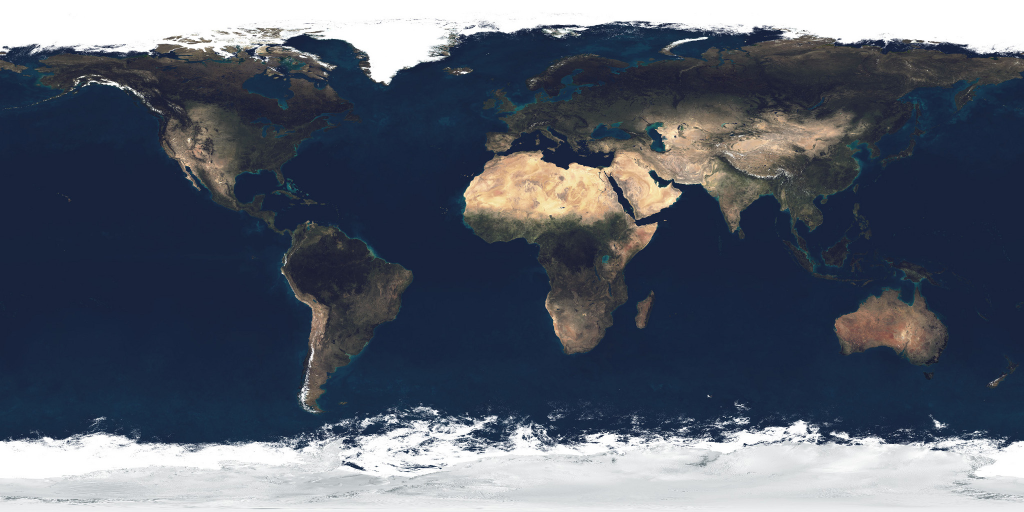
#> input picture dieweltohne/folge06_gta/data/earth/earth_atmos_2048.jpg, 2048 x 1024 px (shown at 1/2 size)
$ python thumbnail.py ../folge06_gta/data/earth/earth_atmos_2048.jpg out.png
#> lines starting #> are read from the running program, lines starting #| are printed output that depends on the picture
# Erzeugt thumbnail.jpg (1080x1920) aus einem sauberen Einzelbild (src/still.js) mit großer Schrift.
# python3 thumbnail.py clean_2220.png
import sys
from PIL import Image, ImageDraw, ImageFont, ImageFilter, ImageEnhance
F = '/usr/share/fonts/opentype/inter/'
W, H = 1080, 1920
img = Image.open(sys.argv[1]).convert('RGB').resize((W, H))
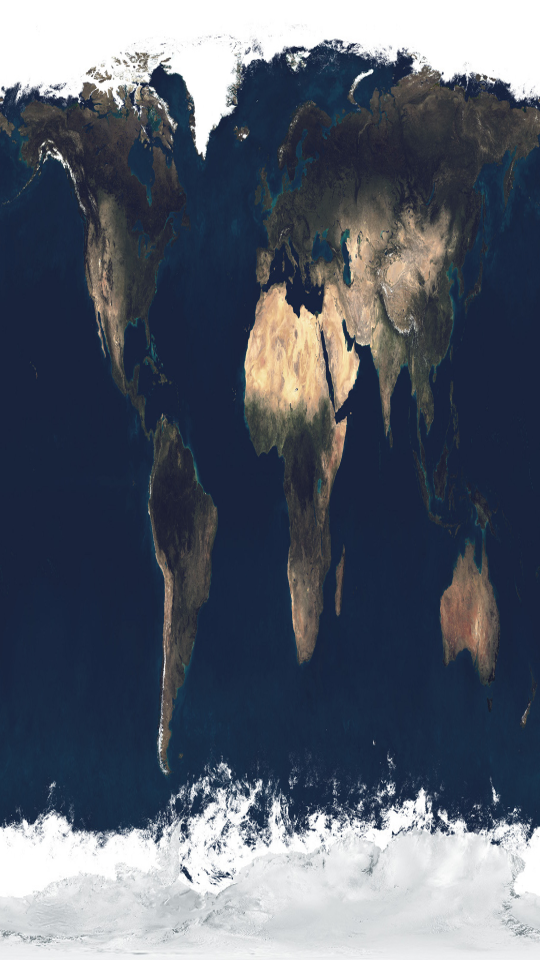
#> img: PIL image 1080x1920 RGB (shown at 1/2 size); mean R, G, B 87.1, 94.3, 107.2
SHIFT = 400
if SHIFT:
    src = img; top = src.getpixel((40, 10)); img = Image.new('RGB', (W, H), top)
#> after `top = src.getpixel((40, 10))`: top = (255, 255, 255)
#> after `img = Image.new('RGB', (W, H), top)`: img: PIL image 1080x1920 RGB; every value is 255
    m = Image.new('L', (W, H - SHIFT), 255); dm = ImageDraw.Draw(m)
#> after `m = Image.new('L', (W, H - SHIFT), 255)`: m: PIL image 1080x1520 L; every value is 255
    for y in range(220): dm.line([(0, y), (W, y)], fill=int(255 * y / 220))
    img.paste(src.crop((0, 0, W, H - SHIFT)), (0, SHIFT), m)
img = ImageEnhance.Contrast(ImageEnhance.Color(img).enhance(1.25)).enhance(1.12)
# Verläufe oben/unten für Lesbarkeit
ov = Image.new('L', (W, H), 0); d = ImageDraw.Draw(ov)
#> after `ov = Image.new('L', (W, H), 0)`: ov: PIL image 1080x1920 L; every value is 0
for y in range(H):
    a = 0
    if y < 900: a = int(215 * (1 - y / 900) ** 1.4)
    if y > 1250: a = max(a, int(200 * ((y - 1250) / 670) ** 1.3))
    d.line([(0, y), (W, y)], fill=a)
img = Image.composite(Image.new('RGB', (W, H), (0, 0, 0)), img, ov)
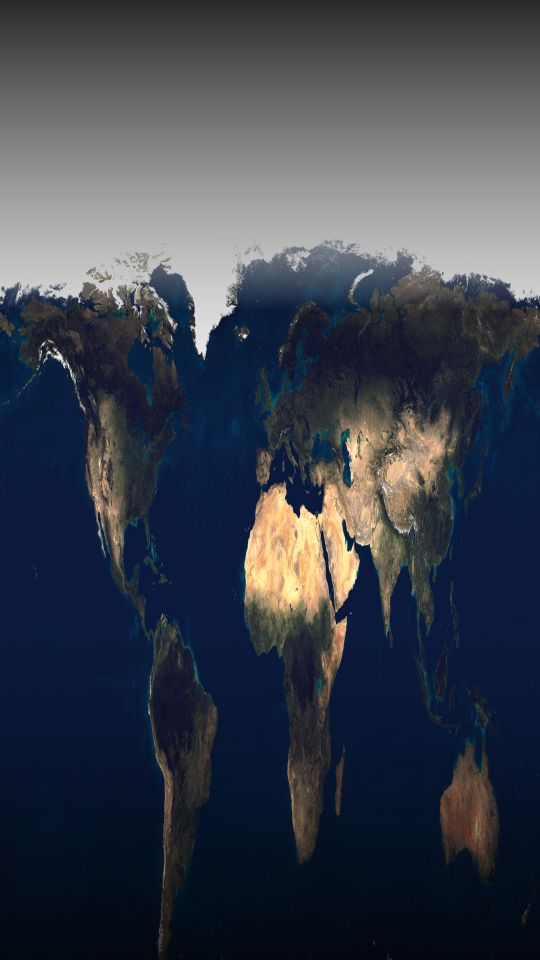
#> img: PIL image 1080x1920 RGB (shown at 1/2 size); mean R, G, B 58.6, 64.3, 75.9
draw = ImageDraw.Draw(img)

def text(cx, y, s, font, fill, stroke=0, sc=(0, 0, 0), shadow=True):
    w = draw.textlength(s, font=font)
    x = cx - w / 2
    if shadow:
        sh = Image.new('RGBA', (W, H), (0, 0, 0, 0)); ImageDraw.Draw(sh).text((x + 6, y + 10), s, font=font, fill=(0, 0, 0, 200), stroke_width=stroke, stroke_fill=(0, 0, 0, 200))
        img.paste(sh.filter(ImageFilter.GaussianBlur(12)), (0, 0), sh.filter(ImageFilter.GaussianBlur(12)))
    draw.text((x, y), s, font=font, fill=fill, stroke_width=stroke, stroke_fill=sc)

def fit(s, path, maxw, start):
    size = start
    while ImageFont.truetype(path, size).getlength(s) > maxw: size -= 4
    return ImageFont.truetype(path, size)

# Kicker-Pille
k = ImageFont.truetype(F + 'InterDisplay-Black.otf', 54); ks = 'WAS WÄRE, WENN …'
kw = draw.textlength(ks, font=k)
#> kw = 541.9
draw.rounded_rectangle([(W - kw) / 2 - 34, 300, (W + kw) / 2 + 34, 386], 43, fill=(229, 40, 34))
draw.text(((W - kw) / 2, 312), ks, font=k, fill='white')
# Hauptzeilen
text(W / 2, 420, '10 SEKUNDEN', fit('10 SEKUNDEN', F + 'InterDisplay-Black.otf', 900, 160), 'white', 6)
#> in text, `w = draw.textlength(s, font=font)`: w = 876.6
#> in text, `x = cx - w / 2`: x = 101.7
#> in text, `sh = Image.new('RGBA', (W, H), (0, 0, 0, 0))`: sh: PIL image 1080x1920 RGBA; every value is 0
#> in text, `img.paste(sh.filter(ImageFilter.GaussianBlur(12)), (0, 0), sh.filter(I..`:
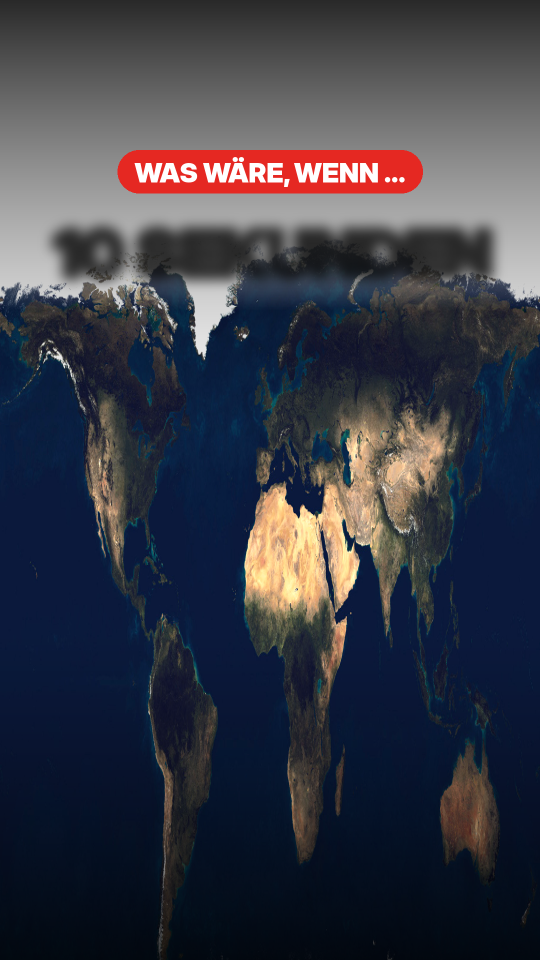
#> img: PIL image 1080x1920 RGB (shown at 1/2 size); mean R, G, B 55.9, 58, 69.5
text(W / 2, 580, 'OHNE SCHWERKRAFT', fit('OHNE SCHWERKRAFT', F + 'InterDisplay-Black.otf', 990, 240), (190, 170, 255), 8)
#> call 2 of text, with cx = 540, y = 580, s = 'OHNE SCHWERKRAFT', fill = (190, 170, 255), stroke = 8, sc = (0, 0, 0), shadow = True
#> in text (call 2), `w = draw.textlength(s, font=font)`: w = 961.1
#> in text (call 2), `x = cx - w / 2`: x = 59.43
#> in text (call 2), `img.paste(sh.filter(ImageFilter.GaussianBlur(12)), (0, 0), sh.filter(I..`:
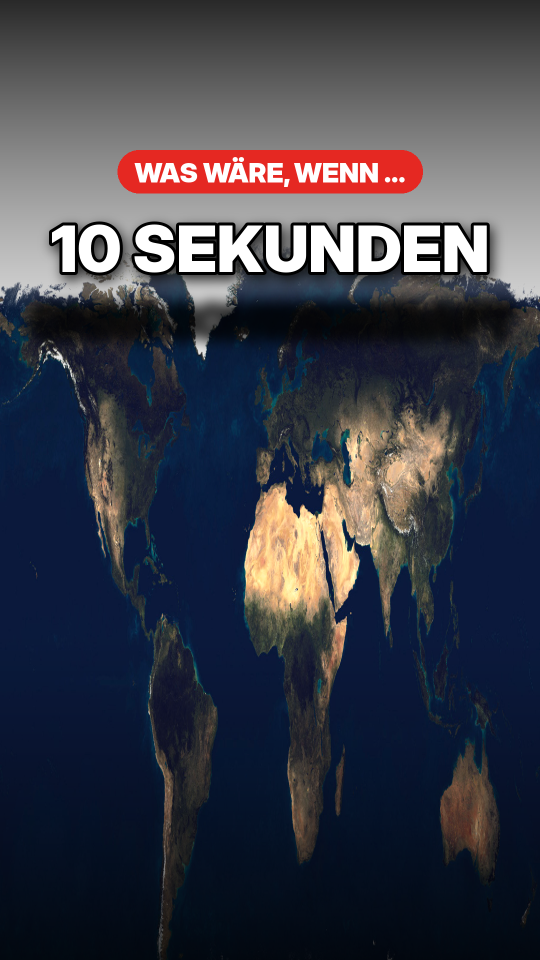
#> img: PIL image 1080x1920 RGB (shown at 1/2 size); mean R, G, B 58.7, 60.6, 71.6
# Stufenbalken unten (im 3:4-Ausschnitt des Profilrasters)
cols = ['#4cc76a', '#a5d34a', '#e8d13a', '#f3a531', '#f07a2a', '#e5482b', '#c4161c']
bw, gap, y0 = 112, 12, 1470
x0 = (W - (7 * bw + 6 * gap)) / 2
for i, c in enumerate(cols):
    draw.rounded_rectangle([x0 + i * (bw + gap), y0, x0 + i * (bw + gap) + bw, y0 + 26], 8, fill=c)
text(W / 2, 1516, 'STUFE 7 IST DIE GANZE ERDE', fit('STUFE 7 IST DIE GANZE ERDE', F + 'InterDisplay-Black.otf', 860, 64), 'white', 3)
#> call 3 of text, with cx = 540, y = 1516, s = 'STUFE 7 IST DIE GANZE ERDE', fill = 'white', stroke = 3, sc = (0, 0, 0), shadow = True
#> in text (call 3), `w = draw.textlength(s, font=font)`: w = 847
#> in text (call 3), `x = cx - w / 2`: x = 116.5
#> in text (call 3), `ImageDraw.Draw(sh).text((x + 6, y + 10), s, font=font, fill=(0, 0, 0, `:
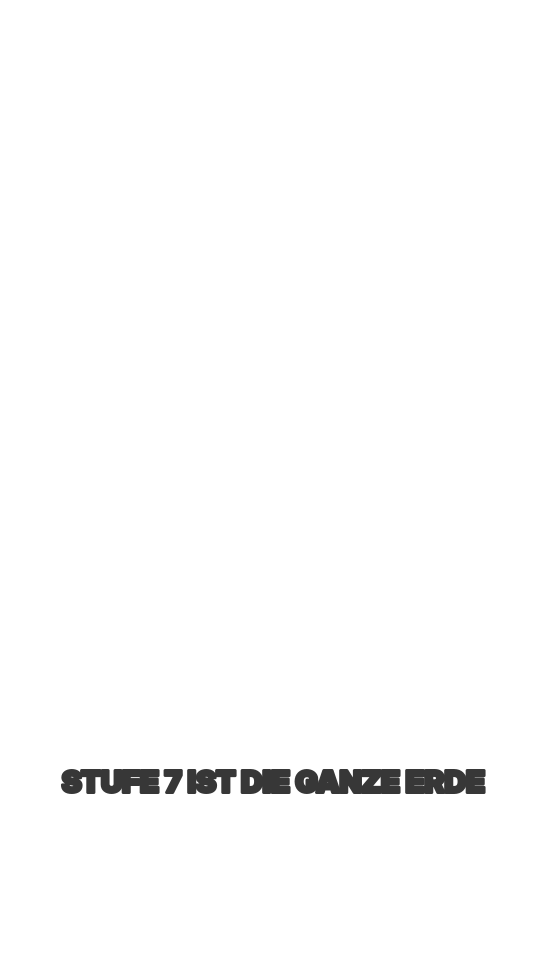
#> sh: PIL image 1080x1920 RGBA (shown at 1/2 size); mean R, G, B, A 0, 0, 0, 3.3; transparent parts drawn white
img.save('thumbnail.jpg', quality=92)
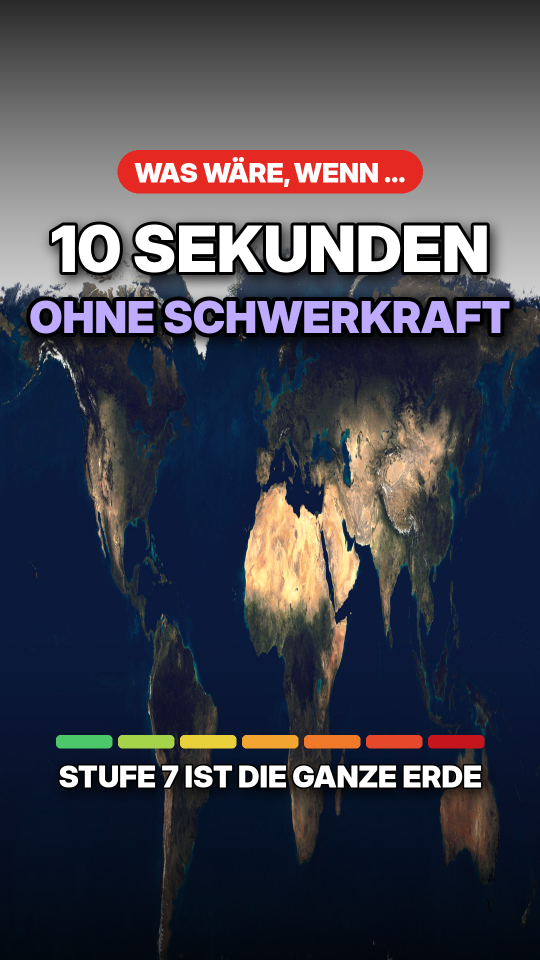
#> saved as thumbnail.jpg: PIL image 1080x1920 RGB (shown at 1/2 size); mean R, G, B 65.5, 66.2, 77.2
img.crop((0, 240, W, 1680)).resize((540, 720)).save(sys.argv[2] if len(sys.argv) > 2 else '/dev/null', 'JPEG') if len(sys.argv) > 2 else None
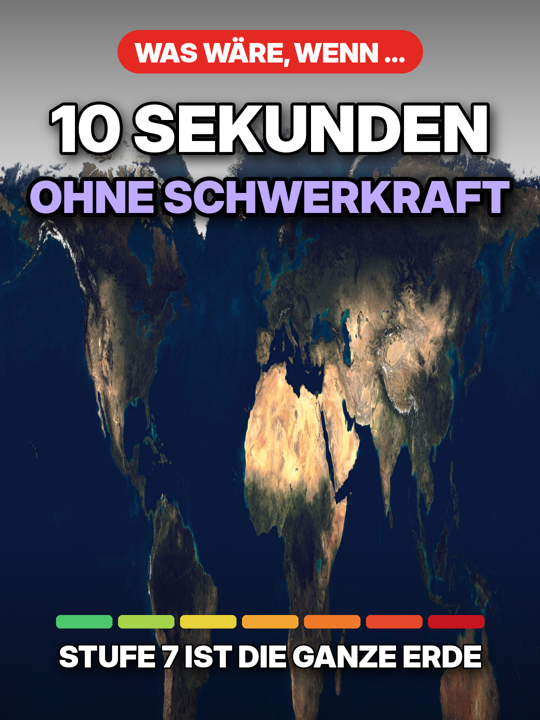
#> saved as out.png: PIL image 540x720 RGB; mean R, G, B 73.3, 72.8, 85.4
